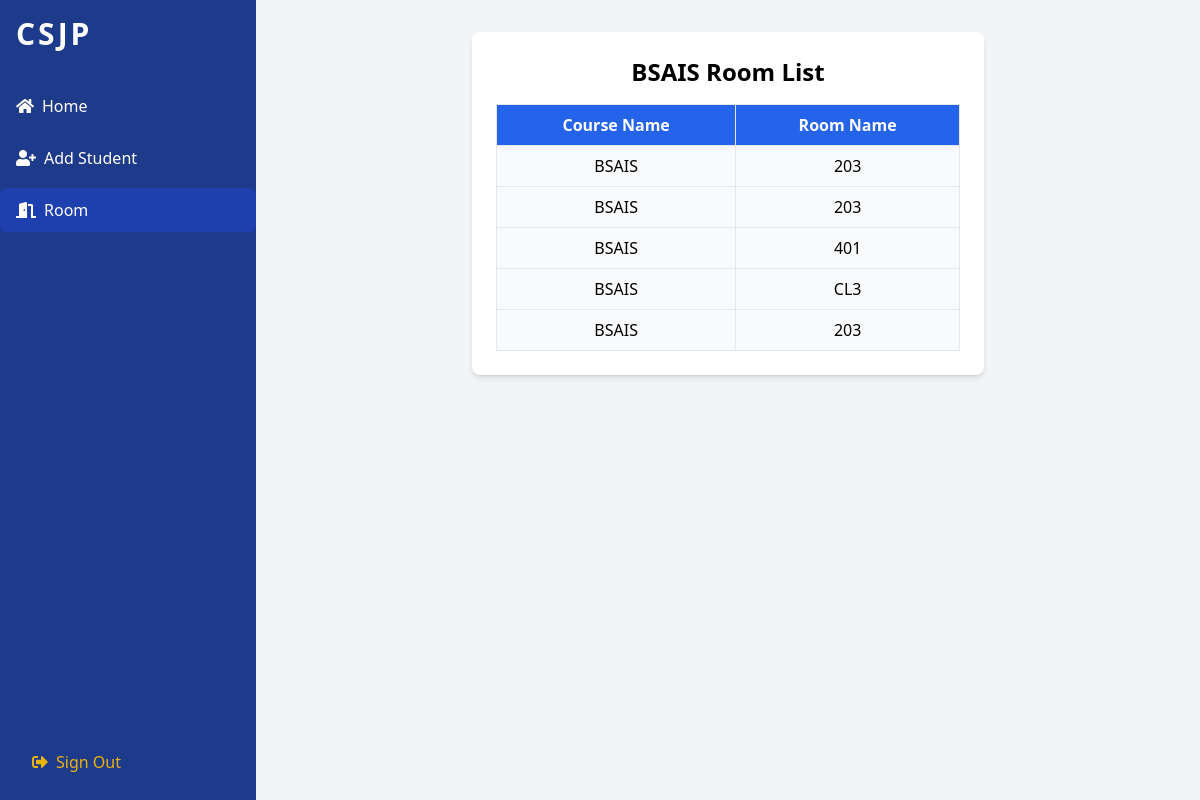
Page /AdminBSAISRoomview.php on the committed database.
### tables this page shows
CREATE TABLE `rooms` (
  `id` int(11) NOT NULL,
  `room_name` varchar(50) NOT NULL,
  `course_id` int(11) NOT NULL
);

### AdminBSAISRoomview.php (the view, shortened to what this page needs)
<?php
include('db_connection.php');
$stmt = $conn->prepare("SELECT * FROM rooms WHERE course_id = 2");
$stmt->execute();
$result = $stmt->get_result();
?>
<!DOCTYPE html>
<html lang="en">
<head>
    <script src="https://cdn.tailwindcss.com"></script>
    <link href="https://cdnjs.cloudflare.com/ajax/libs/font-awesome/5.15.3/css/all.min.css" rel="stylesheet"/>
</head>
<body class="bg-gray-100 font-sans leading-normal tracking-normal">
    <div class="flex">
        <div class="w-64 bg-blue-900 min-h-screen">
            <div class="p-4">
                <div class="text-white text-3xl font-bold mb-4 tracking-widest">CSJP</div>
            </div>
            <nav class="text-white">
                <a class="block py-2.5 px-4 hover:bg-blue-700 rounded-md mb-2" href="AdminBSAISHome.php">
                    <i class="fas fa-home mr-2"></i>Home
                </a>
                <a class="block py-2.5 px-4 hover:bg-blue-700 rounded-md mb-2" href="AdminBSAISAddStudent.php">
                    <i class="fas fa-user-plus mr-2"></i>Add Student
                </a>
                <a class="block py-2.5 px-4 bg-blue-800 rounded-md mb-2" href="AdminBSAISRoom.php">
                    <i class="fas fa-door-open mr-2"></i>Room
                </a>
            </nav>
            <div class="absolute bottom-0 w-full p-4">
                <a class="block py-2.5 px-4 text-yellow-500 hover:text-yellow-600" href="CSJPlogin.php">
                    <i class="fas fa-sign-out-alt mr-2"></i>Sign Out
                </a>
            </div>
        </div>
        <div class="flex-1 p-8">
            <div class="max-w-lg mx-auto bg-white p-6 rounded-lg shadow-md">
                <h1 class="text-2xl font-semibold mb-4 text-center">BSAIS Room List</h1>
                <table class="w-full border-collapse border border-gray-300">
                    <thead>
                        <tr class="bg-blue-600 text-white">
                            <th class="py-2 px-4 border">Course Name</th>
                            <th class="py-2 px-4 border">Room Name</th>
                        </tr>
                    </thead>
                    <tbody>
                        <?php while ($row = $result->fetch_assoc()): ?>
                            <tr class="text-center bg-gray-50">
                                <td class="py-2 px-4 border">BSAIS</td>
                                <td class="py-2 px-4 border"><?php echo $row['room_name']; ?></td>
                            </tr>
                        <?php endwhile; ?>
                    </tbody>
                </table>
            </div>
        </div>
    </div>
</body>
</html>

### rows in the picture
rooms: room_name "203"
rooms: room_name "203"
rooms: room_name "401"
rooms: room_name "CL3"
rooms: room_name "203"
